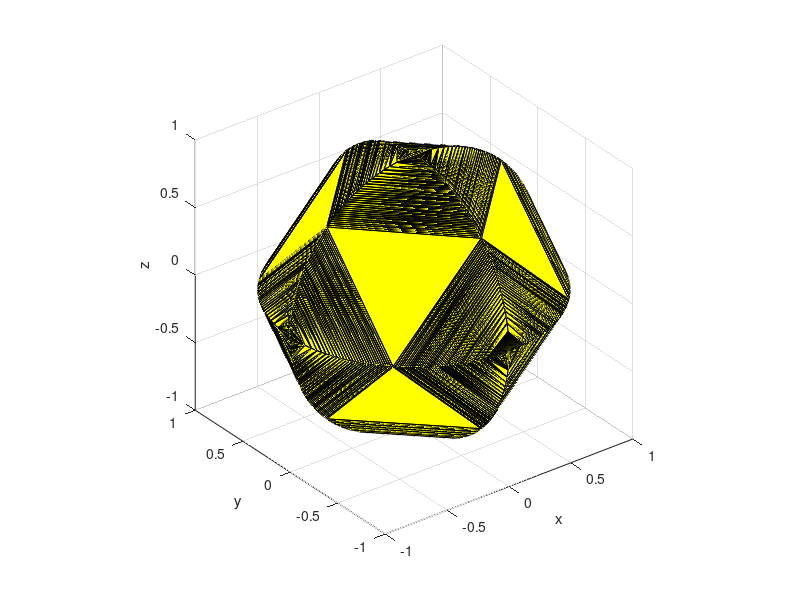

Write MATLAB code to recreate this figure.
% simulation --- convex hull of 2-dim unit sphere in R3
i=1
for n = -1:0.01:1
    m = sqrt(1-n^2); %x (-1,1), y (0,1)
    x(i) = n;
    y(i) = m;
    z(i) = 0;
    i = i + 1;
end

for n = -1:0.01:1   %x (-1,1), y(-1, 0)
    m = -sqrt(1-n^2);
    x = [x n];
    y = [y m];
    z = [z 0];
end
    


for n = -1:0.01:1   % (y (-1,1), z(0,1))
    m = sqrt(1-n^2);
    x = [x 0];
    y = [y n];
    z = [z m];
end


for n = 0:0.01:1     %z (0,1) x(0,1)
    m = sqrt(1-n^2);
    x = [x m];
    y = [y 0];
    z = [z n];
end

for n = 0:0.01:1  % z(0,1), x(-1,0)
    m = -sqrt(1-n^2);
    x = [x m];
    y = [y 0];
    z = [z n];
end


for n = -1:0.01:1   % (y (-1,1), z(-1,0))
    m = -sqrt(1-n^2);
    x = [x 0];
    y = [y n];
    z = [z m];
end

for n = -1:0.01:0     %z (0,1) x(0,1)
    m = sqrt(1-n^2);
    x = [x m];
    y = [y 0];
    z = [z n];
end

for n = -1:0.01:0  % z(0,1), x(-1,0)
    m = -sqrt(1-n^2);
    x = [x m];
    y = [y 0];
    z = [z n];
end

[k1,av1] = convhull(x,y,z);

trisurf(k1,x,y,z,'FaceColor','y')
xlabel('x')
ylabel('y')
zlabel('z')
axis equal
    
    